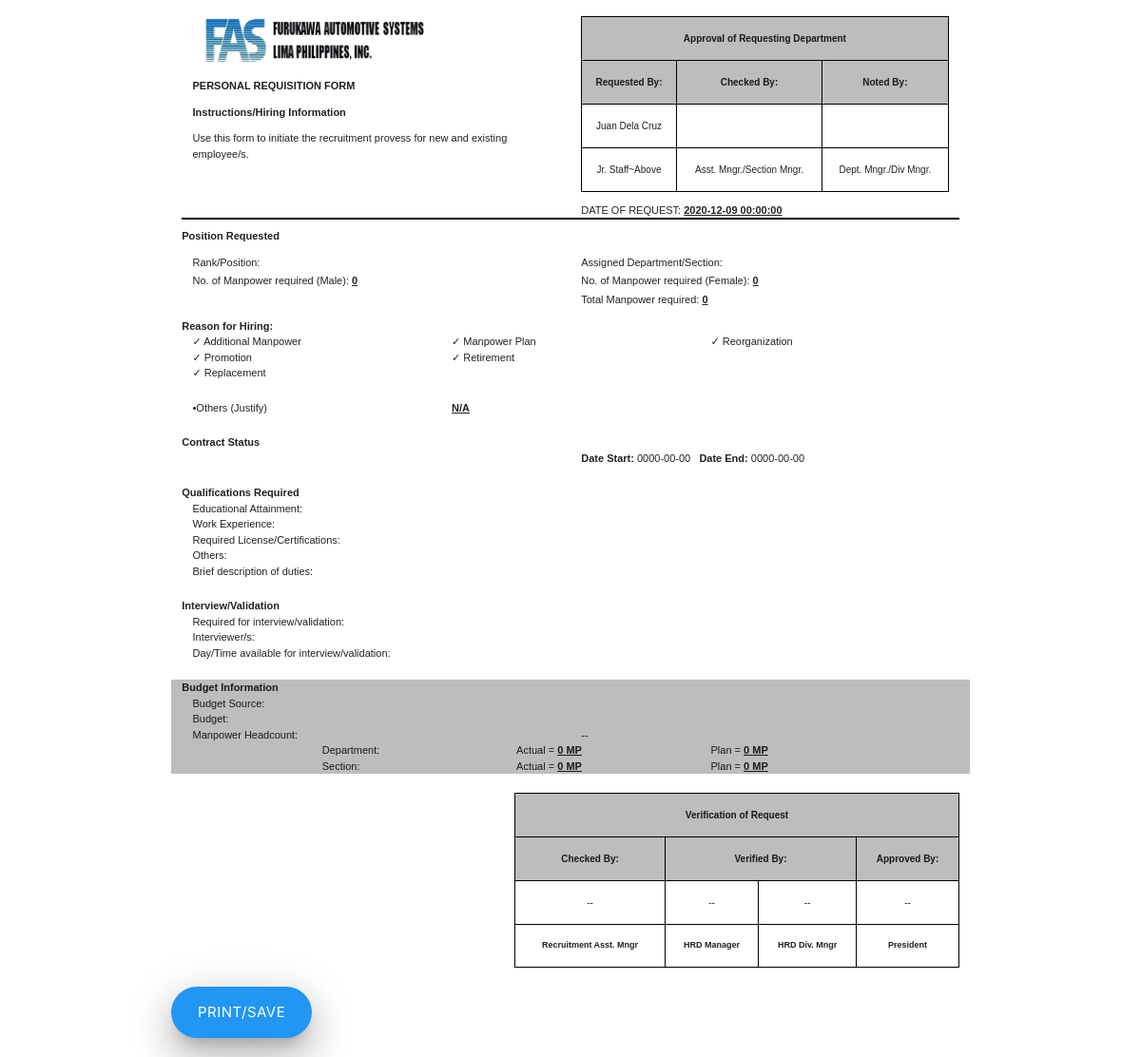
The page /Forms/preview_prf.php?id=45 on the database as committed earlier.
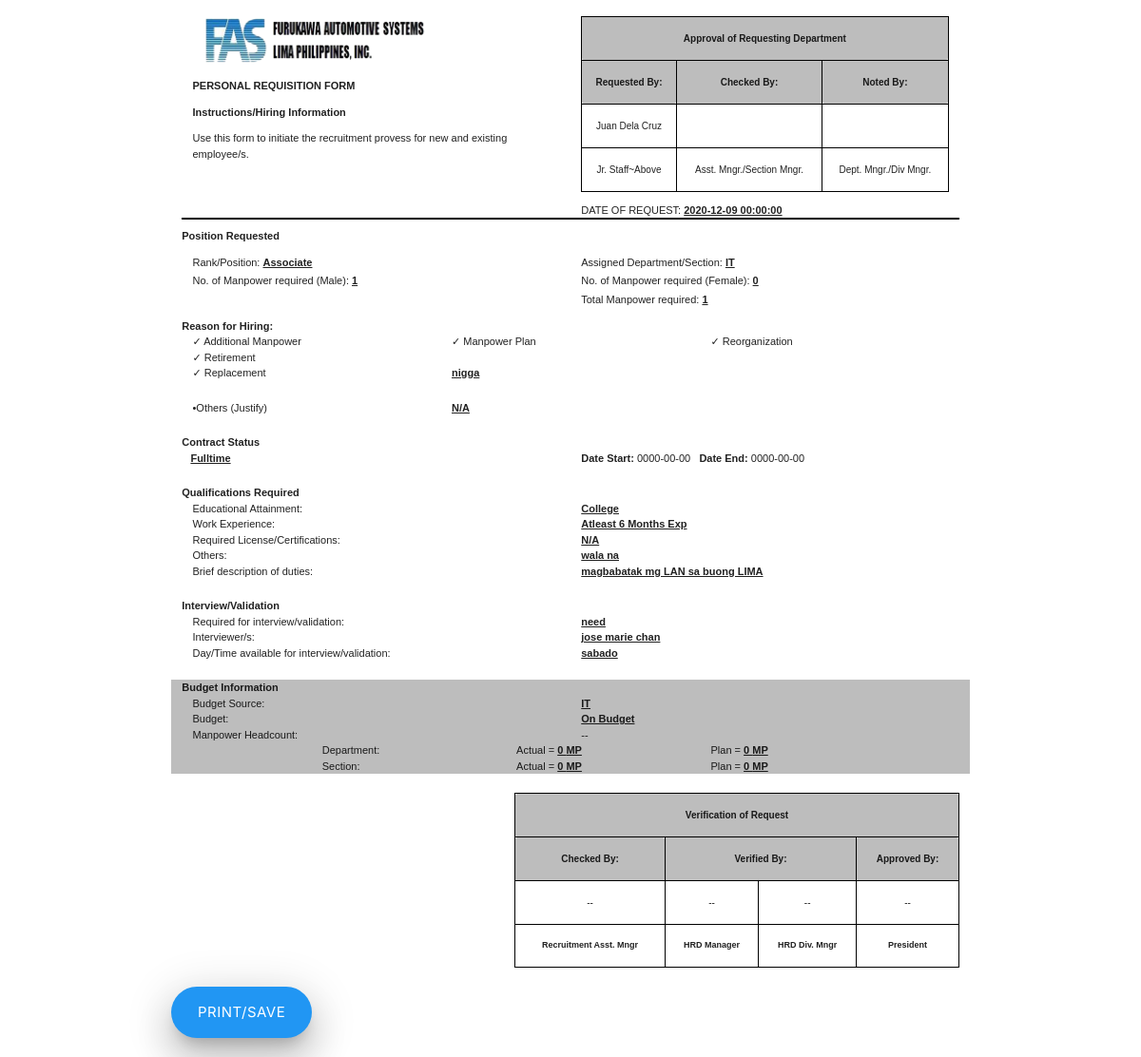
The same page on the database as committed later.
### tables this page shows
CREATE TABLE `tb_request_mp` (
  `id` int(14) NOT NULL,
  `requestor` varchar(500) DEFAULT NULL,
  `requestor_email` varchar(1000) NOT NULL,
  `requesting_position` varchar(200) DEFAULT NULL,
  `assigned_dept` varchar(200) DEFAULT NULL,
  `female_num_mp` int(14) DEFAULT NULL,
  `male_num_mp` int(14) DEFAULT NULL,
  `total_mp` int(14) DEFAULT NULL,
  `contract_status` varchar(500) NOT NULL,
  `date_start` date NOT NULL,
  `date_end` date NOT NULL,
  `education` varchar(1000) NOT NULL,
  `required_license` varchar(1000) NOT NULL,
  `work_exp` varchar(1000) NOT NULL,
  `other_qualification` varchar(1000) NOT NULL,
  `job_duties` varchar(2000) NOT NULL,
  `interview_need` varchar(300) NOT NULL,
  `interviewers` varchar(1000) NOT NULL,
  `availability_for_interview` varchar(1000) NOT NULL,
  `additional_mp` varchar(20) NOT NULL,
  `mp_plan` varchar(20) NOT NULL,
  `reorganization` varchar(20) NOT NULL,
  `promotion` varchar(20) NOT NULL,
  `retirement` varchar(20) NOT NULL,
  `replacement` varchar(20) NOT NULL,
  `replacement_mp_name` varchar(2000) NOT NULL,
  `others` varchar(2000) NOT NULL,
  `budget_source` varchar(200) NOT NULL,
  `budget_status` varchar(200) NOT NULL,
  `actual_mp_dept` int(14) NOT NULL,
  `actual_mp_section` int(14) NOT NULL,
  `plan_mp_dept` int(14) NOT NULL,
  `plan_mp_section` int(14) NOT NULL,
  `approve_check_by` varchar(200) DEFAULT NULL,
  `approve_check_remarks` varchar(100) DEFAULT NULL,
  `approve_noted_by` varchar(200) DEFAULT NULL,
  `approve_noted_remarks` varchar(100) DEFAULT NULL,
  `approval_status` varchar(100) DEFAULT NULL,
  `verify_check_by` varchar(100) DEFAULT NULL,
  `verify_check_remarks` varchar(100) DEFAULT NULL,
  `verify_verifier_manager` varchar(100) DEFAULT NULL,
  `verify_verifier_manager_remarks` varchar(100) DEFAULT NULL,
  `verify_verifier_div_mgr` varchar(100) DEFAULT NULL,
  `verify_verifier_div_mgr_remarks` varchar(100) DEFAULT NULL,
  `cancel_remarks` varchar(1000) DEFAULT NULL,
  `verification_status` varchar(100) DEFAULT NULL,
  `request_date` datetime NOT NULL
);

### Forms/preview_prf.php (the view, shortened to what this page needs)
<?php
    require_once '../php/Database.php';
    $id = $_GET['id'];
    if(empty($id)){
        echo '<script>window.close()</script>';
    }else{
        $query = "SELECT *FROM tb_request_mp WHERE id = '$id'";
        $stmt = $conn->prepare($query);
        $stmt->execute();
        foreach($stmt->fetchALL() as $x){
            $requestor = $x['requestor'];
            $position = $x['requesting_position'];
            $mp_male_required = $x['male_num_mp'];
            $mp_female_required = $x['female_num_mp'];
            $dept_section = $x['assigned_dept'];
            $contract_stat = $x['contract_status'];
            $educ = $x['education'];
            $work_exp = $x['work_exp'];
            $license = $x['required_license'];
            $other_quali = $x['other_qualification'];
            $duty = $x['job_duties'];
            $interview_req = $x['interview_need'];
            $interviewers = $x['interviewers'];
            $availability_interview = $x['availability_for_interview'];
            $request_date = $x['request_date'];
            $budget_source = $x['budget_source'];
            $budget_status = $x['budget_status'];
            $actual_dept = $x['actual_mp_dept'];
            $actual_section = $x['actual_mp_section'];
            $plan_mp_dept = $x['plan_mp_dept'];
            $plan_mp_section = $x['plan_mp_section'];
            $additional_mp = $x['additional_mp'];
            $mp_plan = $x['mp_plan'];
            $reorganization = $x['reorganization'];
            $promotion = $x['promotion'];
            $retirement = $x['retirement'];
            $replacement = $x['replacement'];
            $replacement_name = $x['replacement_mp_name'];
            $other_reason = $x['others'];
            if($other_reason == ''){
                $other_reason = 'N/A';
            }
        }
    }
?>
<!DOCTYPE html>
<html lang="en">
<head>
    <link rel="stylesheet" href="../node_modules/materialize-css/dist/css/materialize.min.css">
</head>
<body>
    <div class="row container">
        <br>
        <div class="col s12">
            <div class="col s6">
            <img src="../Img/FAS.png" alt="FAS logo" width="250" height="50">
                <p><b>PERSONAL REQUISITION FORM</b></p>
                <b>Instructions/Hiring Information</b>
                <p>Use this form to initiate the recruitment provess for new and existing employee/s.</p>
            </div>
            <div class="col s6">
                <table class="centered" style="border:1.5px solid black;" cellpadding="0">
                    <tr style="border:1.5px solid black;" class="#bdbdbd grey lighten-1">
                        <td colspan="3" style="font-weight:bold;font-size:10px;">Approval of Requesting Department</td>
                    </tr>
                    <tr style="border:1.5px solid black;font-size:12px;" class="#bdbdbd grey lighten-1">
                        <td style="border:1.5px solid black;font-weight:bold;">Requested By:</td>
                        <td style="border:1.5px solid black;font-weight:bold;">Checked By:</td>
                        <td style="border:1.5px solid black;font-weight:bold;">Noted By:</td>
                    </tr>
                    <tr>
                        <td style="border:1.5px solid black;"><?=$requestor;?></td>
                        <td style="border:1.5px solid black;"></td>
                        <td style="border:1.5px solid black;"></td>
                    </tr>
                    <tr style="font-size:10px;">
                        <td style="border:1.5px solid black;">Jr. Staff~Above</td>
                        <td style="border:1.5px solid black;">Asst. Mngr./Section Mngr.</td>
                        <td style="border:1.5px solid black;">Dept. Mngr./Div Mngr.</td>
                    </tr>
                </table>
                <p>DATE OF REQUEST: <u><?=$request_date;?></u></p>
            </div>
        </div>
        <div class="col s12" style="margin-top:-2%;">
            <hr style="border:1px solid black;">
        </div>
        <div class="col s12">
            <b>Position Requested</b>
        </div>
        <div class="col s12">
            <div class="col s6">
                <p>Rank/Position: <u><?=$position;?></u></p>
                <p style="margin-top:-2%;">No. of Manpower required (Male): <u><?=$mp_male_required;?></u></p>
            </div>
            <div class="col s6">
                <p>Assigned Department/Section: <u><?=$dept_section;?></u></p>
                <p style="margin-top:-2%;">No. of Manpower required (Female): <u><?=$mp_female_required;?></u></p>
                <p style="margin-top:-2%;">Total Manpower required: <u><?=$mp_male_required + $mp_female_required;?></u></p>
            </div>
        </div>
        <div class="col s12"><b>Reason for Hiring:</b></div>
        <div class="col s12">
            <?php
                if($additional_mp == 1){
                    echo '<div class="col s4">&check; Additional Manpower</div>';
                }
                if($mp_plan == 1){
                    echo '<div class="col s4">&check; Manpower Plan</div>';
                }
                if($reorganization == 1){
                    echo '<div class="col s4">&check; Reorganization</div>';
                }
                if($promotion == 1){
                    echo '<div class="col s4">&check; Promotion</div>';
                }
                if($retirement == 1){
                    echo '<div class="col s4">&check; Retirement</div>';
                }
                if($replacement == 1){
                    echo '<div class="row">';
                    echo '<div class="col s12">';
                    echo '<div class="col s4">&check; Replacement</div>';
                    echo '<div class="col s8"><u>'.$replacement_name.'</u></div>';
                    echo '</div>';
                    echo '</div>';
                }
            ?>
            <div class="row">
            <div class="col s12">
                <div class="col s4">&bullet;Others (Justify)</div>
                <div class="col s8"><u><?=$other_reason;?></u></div>
            </div>
            </div>
        </div>
        <div class="row">
            <div class="col s12"><b>Contract Status</b></div>
            <div class="col s6">
                &nbsp;&nbsp;&nbsp;<u><?=$contract_stat?></u>
            </div>
            <div class="col s6">
                <b>Date Start:</b> 0000-00-00 <b> &nbsp; Date End:</b> 0000-00-00
            </div>
        </div>
        <div class="row">
            <div class="col s12"><b>Qualifications Required</b></div>
        <div class="col s12">
           <div class="col s6">Educational Attainment:</div>
           <div class="col s6"><u><?=$educ;?></u></div>
        </div>
        <div class="col s12">
           <div class="col s6">Work Experience:</div>
           <div class="col s6"><u><?=$work_exp; ?></u></div>
        </div>
        <div class="col s12">
           <div class="col s6">Required License/Certifications:</div>
           <div class="col s6"><u><?=$license;?></u></div>
        </div>
        <div class="col s12">
           <div class="col s6">Others:</div>
           <div class="col s6"><u><?=$other_quali;?></u></div>
        </div>
        <div class="col s12">
           <div class="col s6">Brief description of duties:</div>
           <div class="col s6"><u><?=$duty;?></u></div>
        </div>
    </div>
        <div class="row">
            <div class="col s12"><b>Interview/Validation</b></div>
        <div class="col s12">
           <div class="col s6">Required for interview/validation:</div>
           <div class="col s6"><u><?=$interview_req;?></u></div>
        </div>
        <div class="col s12">
           <div class="col s6">Interviewer/s:</div>
           <div class="col s6"><u><?=$interviewers;?></u></div>
        </div>
        <div class="col s12">
           <div class="col s6">Day/Time available for interview/validation:</div>
           <div class="col s6"><u><?=$availability_interview;?></u></div>
        </div>
        </div>
    <div class="row #bdbdbd grey lighten-1">
        <div class="col s12"><b>Budget Information</b></div>
        <div class="col s12">
           <div class="col s6">Budget Source:</div>
           <div class="col s6"><u><?=$budget_source;?></u></div>
        </div>
        <div class="col s12">
           <div class="col s6">Budget:</div>
           <div class="col s6"><u><?=$budget_status;?></u></div>
        </div>
        <div class="col s12">
           <div class="col s6">Manpower Headcount:</div>
           <div class="col s6">--</div>
        </div>
        <div class="col s12">
            <div class="col s2"></div>
            <div class="col s3">Department:</div>
            <div class="col s3">Actual = <u><?=$actual_dept;?> MP</u></div>
            <div class="col s4">Plan = <u><?=$plan_mp_dept;?> MP</u></div>
        </div>
        <div class="col s12">
            <div class="col s2"></div>
            <div class="col s3">Section:</div>
            <div class="col s3">Actual = <u><?=$actual_section;?> MP</u></div>
            <div class="col s4">Plan = <u><?=$plan_mp_section;?> MP</u></div>
        </div>
    </div>
    <div class="row">
        <div class="co s12">
            <div class="col s5"></div>
            <div class="col s7">
                <table class="centered" style="border:1px solid black;" cellpadding="0" cellspacing="0">
                    <tr class="#bdbdbd grey lighten-1">
                        <td colspan="4" style="border:1px solid black;font-weight:bold;">Verification of Request</td>
                    </tr>
                    <tr class="#bdbdbd grey lighten-1">
                        <td style="border:1px solid black;font-weight:bold;">Checked By:</td>
                        <td colspan="2" style="border:1px solid black;font-weight:bold;">Verified By:</td>
                        <td style="border:1px solid black;font-weight:bold;">Approved By:</td>
                    </tr>
                    <tr>
                        <td style="border:1px solid black;">--</td>
                        <td style="border:1px solid black;">--</td>
                        <td style="border:1px solid black;">--</td>
                        <td style="border:1px solid black;">--</td>
                    </tr>
                    <tr>
                        <td style="border:1px solid black;font-weight:bold;font-size:9px;">Recruitment Asst. Mngr</td>
                        <td style="border:1px solid black;font-weight:bold;font-size:9px;">HRD Manager</td>
                        <td style="border:1px solid black;font-weight:bold;font-size:9px;">HRD Div. Mngr</td>
                        <td style="border:1px solid black;font-weight:bold;font-size:9px;">President</td>
                    </tr>
                </table>
            </div>
        </div>
    </div>
    <button class="btn-large blue z-depth-5" id="print_btn" onclick="print_docs()" style="border-radius:30px;">Print/Save</button>
    </div>
</body>
</html>

### Forms/preview_prf.php (style rules this page uses)
body { font-family:arial; font-size:11px; }
td { font-size:10px; }
u { font-weight:bold; }

Rows that differ between the two databases and show on the page:
changed tb_request_mp "Juan Dela Cruz": requesting_position (not shown) → "Associate"; male_num_mp "0" → "1"; assigned_dept (not shown) → "IT"; $mp_male_required + $mp_female_required "0" → "1"; replacement_mp_name (not shown) → "nigga"; contract_status (not shown) → "Fulltime"; education (not shown) → "College"; work_exp (not shown) → "Atleast 6 Months Exp"; required_license (not shown) → "N/A"; other_qualification (not shown) → "wala na"; job_duties (not shown) → "magbabatak mg LAN sa buong LIMA"; interview_need (not shown) → "need"; interviewers (not shown) → "jose marie chan"; availability_for_interview (not shown) → "sabado"; budget_source (not shown) → "IT"; budget_status (not shown) → "On Budget"; promotion "1" → "0" (drawn)
Other text that changed with them:
text no longer shown: "✓ Promotion"
